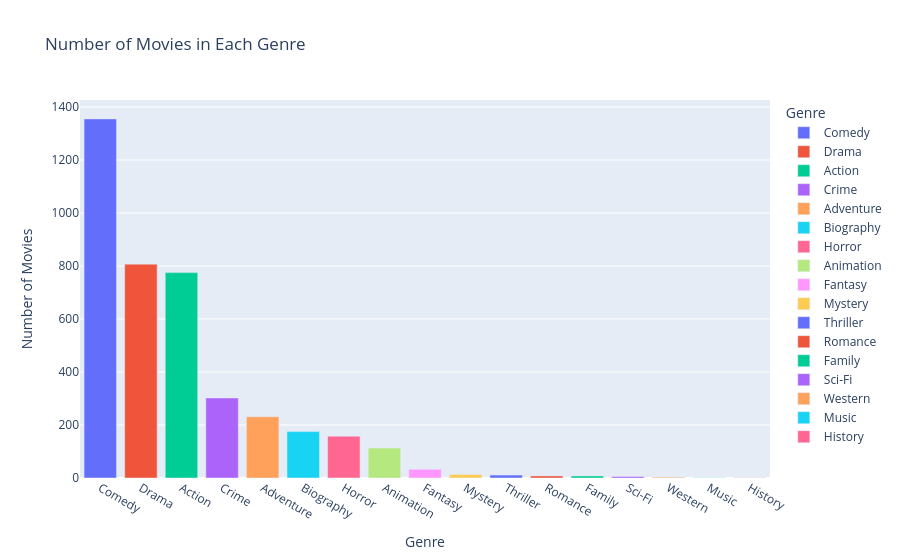

Notebook code cell kept with this figure:
### Code cell
# creating a bar chart numofmovies x genre
genreCounts = cleanedTable['genre'].value_counts().reset_index()
genreCounts.columns = ['genre', 'movie_count']
# 3. Create the bar chart using Plotly Express
fig = px.bar(
    genreCounts,
    x='genre',
    y='movie_count',
    color='genre',  
    title='Number of Movies in Each Genre', 
    labels={
        'genre': 'Genre',               
        'movie_count': 'Number of Movies' 
    }
)
fig.show()

### Figure 1 — Plotly figure (JSON) as saved in the notebook; plotly's stock layout.template omitted (floating-point values rounded to 4 significant figures)
{"data": [{"hovertemplate": "Genre=%{x}<br>Number of Movies=%{y}<extra></extra>", "legendgroup": "Comedy", "marker": {"color": "#636efa", "pattern": {"shape": ""}}, "name": "Comedy", "orientation": "v", "showlegend": true, "textposition": "auto", "type": "bar", "x": ["Comedy"], "xaxis": "x", "y": [1355], "yaxis": "y"}, {"hovertemplate": "Genre=%{x}<br>Number of Movies=%{y}<extra></extra>", "legendgroup": "Drama", "marker": {"color": "#EF553B", "pattern": {"shape": ""}}, "name": "Drama", "orientation": "v", "showlegend": true, "textposition": "auto", "type": "bar", "x": ["Drama"], "xaxis": "x", "y": [807], "yaxis": "y"}, {"hovertemplate": "Genre=%{x}<br>Number of Movies=%{y}<extra></extra>", "legendgroup": "Action", "marker": {"color": "#00cc96", "pattern": {"shape": ""}}, "name": "Action", "orientation": "v", "showlegend": true, "textposition": "auto", "type": "bar", "x": ["Action"], "xaxis": "x", "y": [775], "yaxis": "y"}, {"hovertemplate": "Genre=%{x}<br>Number of Movies=%{y}<extra></extra>", "legendgroup": "Crime", "marker": {"color": "#ab63fa", "pattern": {"shape": ""}}, "name": "Crime", "orientation": "v", "showlegend": true, "textposition": "auto", "type": "bar", "x": ["Crime"], "xaxis": "x", "y": [302], "yaxis": "y"}, {"hovertemplate": "Genre=%{x}<br>Number of Movies=%{y}<extra></extra>", "legendgroup": "Adventure", "marker": {"color": "#FFA15A", "pattern": {"shape": ""}}, "name": "Adventure", "orientation": "v", "showlegend": true, "textposition": "auto", "type": "bar", "x": ["Adventure"], "xaxis": "x", "y": [231], "yaxis": "y"}, {"hovertemplate": "Genre=%{x}<br>Number of Movies=%{y}<extra></extra>", "legendgroup": "Biography", "marker": {"color": "#19d3f3", "pattern": {"shape": ""}}, "name": "Biography", "orientation": "v", "showlegend": true, "textposition": "auto", "type": "bar", "x": ["Biography"], "xaxis": "x", "y": [175], "yaxis": "y"}, {"hovertemplate": "Genre=%{x}<br>Number of Movies=%{y}<extra></extra>", "legendgroup": "Horror", "marker": {"color": "#FF6692", "pattern": {"shape": ""}}, "name": "Horror", "orientation": "v", "showlegend": true, "textposition": "auto", "type": "bar", "x": ["Horror"], "xaxis": "x", "y": [158], "yaxis": "y"}, {"hovertemplate": "Genre=%{x}<br>Number of Movies=%{y}<extra></extra>", "legendgroup": "Animation", "marker": {"color": "#B6E880", "pattern": {"shape": ""}}, "name": "Animation", "orientation": "v", "showlegend": true, "textposition": "auto", "type": "bar", "x": ["Animation"], "xaxis": "x", "y": [113], "yaxis": "y"}, {"hovertemplate": "Genre=%{x}<br>Number of Movies=%{y}<extra></extra>", "legendgroup": "Fantasy", "marker": {"color": "#FF97FF", "pattern": {"shape": ""}}, "name": "Fantasy", "orientation": "v", "showlegend": true, "textposition": "auto", "type": "bar", "x": ["Fantasy"], "xaxis": "x", "y": [33], "yaxis": "y"}, {"hovertemplate": "Genre=%{x}<br>Number of Movies=%{y}<extra></extra>", "legendgroup": "Mystery", "marker": {"color": "#FECB52", "pattern": {"shape": ""}}, "name": "Mystery", "orientation": "v", "showlegend": true, "textposition": "auto", "type": "bar", "x": ["Mystery"], "xaxis": "x", "y": [13], "yaxis": "y"}, {"hovertemplate": "Genre=%{x}<br>Number of Movies=%{y}<extra></extra>", "legendgroup": "Thriller", "marker": {"color": "#636efa", "pattern": {"shape": ""}}, "name": "Thriller", "orientation": "v", "showlegend": true, "textposition": "auto", "type": "bar", "x": ["Thriller"], "xaxis": "x", "y": [11], "yaxis": "y"}, {"hovertemplate": "Genre=%{x}<br>Number of Movies=%{y}<extra></extra>", "legendgroup": "Romance", "marker": {"color": "#EF553B", "pattern": {"shape": ""}}, "name": "Romance", "orientation": "v", "showlegend": true, "textposition": "auto", "type": "bar", "x": ["Romance"], "xaxis": "x", "y": [8], "yaxis": "y"}, {"hovertemplate": "Genre=%{x}<br>Number of Movies=%{y}<extra></extra>", "legendgroup": "Family", "marker": {"color": "#00cc96", "pattern": {"shape": ""}}, "name": "Family", "orientation": "v", "showlegend": true, "textposition": "auto", "type": "bar", "x": ["Family"], "xaxis": "x", "y": [8], "yaxis": "y"}, {"hovertemplate": "Genre=%{x}<br>Number of Movies=%{y}<extra></extra>", "legendgroup": "Sci-Fi", "marker": {"color": "#ab63fa", "pattern": {"shape": ""}}, "name": "Sci-Fi", "orientation": "v", "showlegend": true, "textposition": "auto", "type": "bar", "x": ["Sci-Fi"], "xaxis": "x", "y": [6], "yaxis": "y"}, {"hovertemplate": "Genre=%{x}<br>Number of Movies=%{y}<extra></extra>", "legendgroup": "Western", "marker": {"color": "#FFA15A", "pattern": {"shape": ""}}, "name": "Western", "orientation": "v", "showlegend": true, "textposition": "auto", "type": "bar", "x": ["Western"], "xaxis": "x", "y": [3], "yaxis": "y"}, {"hovertemplate": "Genre=%{x}<br>Number of Movies=%{y}<extra></extra>", "legendgroup": "Music", "marker": {"color": "#19d3f3", "pattern": {"shape": ""}}, "name": "Music", "orientation": "v", "showlegend": true, "textposition": "auto", "type": "bar", "x": ["Music"], "xaxis": "x", "y": [1], "yaxis": "y"}, {"hovertemplate": "Genre=%{x}<br>Number of Movies=%{y}<extra></extra>", "legendgroup": "History", "marker": {"color": "#FF6692", "pattern": {"shape": ""}}, "name": "History", "orientation": "v", "showlegend": true, "textposition": "auto", "type": "bar", "x": ["History"], "xaxis": "x", "y": [1], "yaxis": "y"}], "layout": {"barmode": "relative", "legend": {"title": {"text": "Genre"}, "tracegroupgap": 0}, "title": {"text": "Number of Movies in Each Genre"}, "xaxis": {"anchor": "y", "categoryarray": ["Comedy", "Drama", "Action", "Crime", "Adventure", "Biography", "Horror", "Animation", "Fantasy", "Mystery", "Thriller", "Romance", "Family", "Sci-Fi", "Western", "Music", "History"], "categoryorder": "array", "domain": [0, 1], "title": {"text": "Genre"}}, "yaxis": {"anchor": "x", "domain": [0, 1], "title": {"text": "Number of Movies"}}}}
